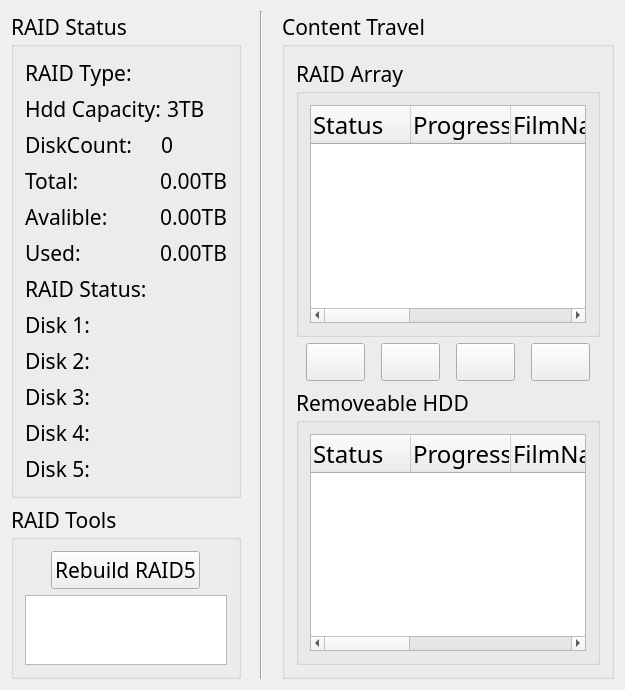
<ui version="4.0" >
 <class>RaidClass</class>
 <widget class="QWidget" name="RaidClass" >
  <property name="geometry" >
   <rect>
    <x>0</x>
    <y>0</y>
    <width>625</width>
    <height>646</height>
   </rect>
  </property>
  <property name="windowTitle" >
   <string>Raid</string>
  </property>
  <layout class="QHBoxLayout" name="horizontalLayout_12" >
   <item>
    <layout class="QVBoxLayout" name="verticalLayout_2" >
     <item>
      <widget class="QGroupBox" name="groupBox" >
       <property name="maximumSize" >
        <size>
         <width>230</width>
         <height>16777215</height>
        </size>
       </property>
       <property name="font" >
        <font>
         <family>Book Antiqua</family>
         <pointsize>16</pointsize>
         <weight>50</weight>
         <italic>false</italic>
         <bold>false</bold>
         <underline>false</underline>
         <strikeout>false</strikeout>
        </font>
       </property>
       <property name="title" >
        <string>RAID Status</string>
       </property>
       <layout class="QHBoxLayout" name="horizontalLayout_5" >
        <item>
         <layout class="QVBoxLayout" name="verticalLayout" >
          <item>
           <layout class="QHBoxLayout" name="horizontalLayout_4" >
            <item>
             <widget class="QLabel" name="label_7" >
              <property name="minimumSize" >
               <size>
                <width>130</width>
                <height>0</height>
               </size>
              </property>
              <property name="text" >
               <string>RAID Type:</string>
              </property>
             </widget>
            </item>
            <item>
             <widget class="QLabel" name="label_6" />
            </item>
           </layout>
          </item>
          <item>
           <layout class="QHBoxLayout" name="horizontalLayout_3" >
            <item>
             <widget class="QLabel" name="label_5" >
              <property name="minimumSize" >
               <size>
                <width>130</width>
                <height>0</height>
               </size>
              </property>
              <property name="text" >
               <string>Hdd Capacity:</string>
              </property>
             </widget>
            </item>
            <item>
             <widget class="QLabel" name="label_4" >
              <property name="text" >
               <string>3TB</string>
              </property>
             </widget>
            </item>
           </layout>
          </item>
          <item>
           <layout class="QHBoxLayout" name="horizontalLayout_2" >
            <item>
             <widget class="QLabel" name="label_3" >
              <property name="minimumSize" >
               <size>
                <width>130</width>
                <height>0</height>
               </size>
              </property>
              <property name="text" >
               <string>DiskCount:</string>
              </property>
             </widget>
            </item>
            <item>
             <widget class="QLabel" name="label_2" >
              <property name="text" >
               <string>0</string>
              </property>
             </widget>
            </item>
           </layout>
          </item>
          <item>
           <layout class="QHBoxLayout" name="horizontalLayout_15" >
            <item>
             <widget class="QLabel" name="label_21" >
              <property name="minimumSize" >
               <size>
                <width>130</width>
                <height>0</height>
               </size>
              </property>
              <property name="text" >
               <string>Total:</string>
              </property>
             </widget>
            </item>
            <item>
             <widget class="QLabel" name="label_20" >
              <property name="text" >
               <string>0.00TB</string>
              </property>
             </widget>
            </item>
           </layout>
          </item>
          <item>
           <layout class="QHBoxLayout" name="horizontalLayout_16" >
            <item>
             <widget class="QLabel" name="label_23" >
              <property name="minimumSize" >
               <size>
                <width>130</width>
                <height>0</height>
               </size>
              </property>
              <property name="text" >
               <string>Avalible:</string>
              </property>
             </widget>
            </item>
            <item>
             <widget class="QLabel" name="label_22" >
              <property name="text" >
               <string>0.00TB</string>
              </property>
             </widget>
            </item>
           </layout>
          </item>
          <item>
           <layout class="QHBoxLayout" name="horizontalLayout_17" >
            <item>
             <widget class="QLabel" name="label_25" >
              <property name="minimumSize" >
               <size>
                <width>130</width>
                <height>0</height>
               </size>
              </property>
              <property name="text" >
               <string>Used:</string>
              </property>
             </widget>
            </item>
            <item>
             <widget class="QLabel" name="label_24" >
              <property name="text" >
               <string>0.00TB</string>
              </property>
             </widget>
            </item>
           </layout>
          </item>
          <item>
           <layout class="QHBoxLayout" name="horizontalLayout_6" >
            <item>
             <widget class="QLabel" name="label_9" >
              <property name="minimumSize" >
               <size>
                <width>130</width>
                <height>0</height>
               </size>
              </property>
              <property name="text" >
               <string>RAID Status:</string>
              </property>
             </widget>
            </item>
            <item>
             <widget class="QLabel" name="label_8" />
            </item>
           </layout>
          </item>
          <item>
           <layout class="QHBoxLayout" name="horizontalLayout_7" >
            <item>
             <widget class="QLabel" name="label_11" >
              <property name="minimumSize" >
               <size>
                <width>130</width>
                <height>0</height>
               </size>
              </property>
              <property name="text" >
               <string>Disk 1:</string>
              </property>
             </widget>
            </item>
            <item>
             <widget class="QLabel" name="label_10" />
            </item>
           </layout>
          </item>
          <item>
           <layout class="QHBoxLayout" name="horizontalLayout_8" >
            <item>
             <widget class="QLabel" name="label_13" >
              <property name="minimumSize" >
               <size>
                <width>130</width>
                <height>0</height>
               </size>
              </property>
              <property name="text" >
               <string>Disk 2:</string>
              </property>
             </widget>
            </item>
            <item>
             <widget class="QLabel" name="label_12" />
            </item>
           </layout>
          </item>
          <item>
           <layout class="QHBoxLayout" name="horizontalLayout_9" >
            <item>
             <widget class="QLabel" name="label_14" >
              <property name="minimumSize" >
               <size>
                <width>130</width>
                <height>0</height>
               </size>
              </property>
              <property name="text" >
               <string>Disk 3:</string>
              </property>
             </widget>
            </item>
            <item>
             <widget class="QLabel" name="label_15" />
            </item>
           </layout>
          </item>
          <item>
           <layout class="QHBoxLayout" name="horizontalLayout_10" >
            <item>
             <widget class="QLabel" name="label_17" >
              <property name="minimumSize" >
               <size>
                <width>130</width>
                <height>0</height>
               </size>
              </property>
              <property name="text" >
               <string>Disk 4:</string>
              </property>
             </widget>
            </item>
            <item>
             <widget class="QLabel" name="label_16" />
            </item>
           </layout>
          </item>
          <item>
           <layout class="QHBoxLayout" name="horizontalLayout_11" >
            <item>
             <widget class="QLabel" name="label_19" >
              <property name="minimumSize" >
               <size>
                <width>130</width>
                <height>0</height>
               </size>
              </property>
              <property name="text" >
               <string>Disk 5:</string>
              </property>
             </widget>
            </item>
            <item>
             <widget class="QLabel" name="label_18" />
            </item>
           </layout>
          </item>
         </layout>
        </item>
       </layout>
      </widget>
     </item>
     <item>
      <widget class="QGroupBox" name="groupBox_2" >
       <property name="maximumSize" >
        <size>
         <width>230</width>
         <height>16777215</height>
        </size>
       </property>
       <property name="font" >
        <font>
         <family>Book Antiqua</family>
         <pointsize>16</pointsize>
         <weight>50</weight>
         <italic>false</italic>
         <bold>false</bold>
         <underline>false</underline>
         <strikeout>false</strikeout>
        </font>
       </property>
       <property name="title" >
        <string>RAID Tools</string>
       </property>
       <layout class="QVBoxLayout" name="verticalLayout_3" >
        <item>
         <layout class="QHBoxLayout" name="horizontalLayout_13" >
          <item>
           <spacer name="horizontalSpacer_2" >
            <property name="orientation" >
             <enum>Qt::Horizontal</enum>
            </property>
            <property name="sizeHint" stdset="0" >
             <size>
              <width>40</width>
              <height>20</height>
             </size>
            </property>
           </spacer>
          </item>
          <item>
           <widget class="QPushButton" name="pushButton" >
            <property name="maximumSize" >
             <size>
              <width>300</width>
              <height>16777215</height>
             </size>
            </property>
            <property name="text" >
             <string>Rebuild RAID5</string>
            </property>
           </widget>
          </item>
          <item>
           <spacer name="horizontalSpacer_3" >
            <property name="orientation" >
             <enum>Qt::Horizontal</enum>
            </property>
            <property name="sizeHint" stdset="0" >
             <size>
              <width>40</width>
              <height>20</height>
             </size>
            </property>
           </spacer>
          </item>
         </layout>
        </item>
        <item>
         <widget class="QTextBrowser" name="textBrowser" >
          <property name="maximumSize" >
           <size>
            <width>300</width>
            <height>800</height>
           </size>
          </property>
         </widget>
        </item>
       </layout>
      </widget>
     </item>
    </layout>
   </item>
   <item>
    <widget class="QLabel" name="label_26" >
     <property name="text" >
      <string/>
     </property>
    </widget>
   </item>
   <item>
    <widget class="Line" name="line" >
     <property name="orientation" >
      <enum>Qt::Vertical</enum>
     </property>
    </widget>
   </item>
   <item>
    <widget class="QLabel" name="label" >
     <property name="text" >
      <string/>
     </property>
    </widget>
   </item>
   <item>
    <widget class="QGroupBox" name="groupBox_3" >
     <property name="font" >
      <font>
       <family>Book Antiqua</family>
       <pointsize>16</pointsize>
       <weight>50</weight>
       <italic>false</italic>
       <bold>false</bold>
       <underline>false</underline>
       <strikeout>false</strikeout>
      </font>
     </property>
     <property name="title" >
      <string>Content Travel</string>
     </property>
     <layout class="QVBoxLayout" name="verticalLayout_4" >
      <item>
       <widget class="QGroupBox" name="groupBox_4" >
        <property name="title" >
         <string>RAID Array</string>
        </property>
        <layout class="QVBoxLayout" name="verticalLayout_6" >
         <item>
          <widget class="QTreeWidget" name="treeWidget_HDD_info" >
           <property name="font" >
            <font>
             <family>Book Antiqua</family>
             <pointsize>18</pointsize>
             <weight>50</weight>
             <italic>false</italic>
             <bold>false</bold>
             <underline>false</underline>
             <strikeout>false</strikeout>
            </font>
           </property>
           <property name="rootIsDecorated" >
            <bool>false</bool>
           </property>
           <column>
            <property name="text" >
             <string>Status</string>
            </property>
           </column>
           <column>
            <property name="text" >
             <string>Progress</string>
            </property>
           </column>
           <column>
            <property name="text" >
             <string>FilmName</string>
            </property>
           </column>
           <column>
            <property name="text" >
             <string>RecvTime</string>
            </property>
           </column>
           <column>
            <property name="text" >
             <string>2D/3D</string>
            </property>
           </column>
           <column>
            <property name="text" >
             <string>FilmLength</string>
            </property>
           </column>
           <column>
            <property name="text" >
             <string>RecvSegment</string>
            </property>
           </column>
           <column>
            <property name="text" >
             <string>TotalSegment</string>
            </property>
           </column>
          </widget>
         </item>
        </layout>
       </widget>
      </item>
      <item>
       <layout class="QHBoxLayout" name="horizontalLayout_14" >
        <item>
         <spacer name="horizontalSpacer_4" >
          <property name="orientation" >
           <enum>Qt::Horizontal</enum>
          </property>
          <property name="sizeHint" stdset="0" >
           <size>
            <width>40</width>
            <height>20</height>
           </size>
          </property>
         </spacer>
        </item>
        <item>
         <widget class="QPushButton" name="pushButton_4" >
          <property name="icon" >
           <iconset resource="cinecastui.qrc" >
            <normaloff>:/CineCastUi/Resources/Reflash.png</normaloff>:/CineCastUi/Resources/Reflash.png</iconset>
          </property>
          <property name="iconSize" >
           <size>
            <width>32</width>
            <height>32</height>
           </size>
          </property>
         </widget>
        </item>
        <item>
         <spacer name="horizontalSpacer" >
          <property name="orientation" >
           <enum>Qt::Horizontal</enum>
          </property>
          <property name="sizeHint" stdset="0" >
           <size>
            <width>40</width>
            <height>20</height>
           </size>
          </property>
         </spacer>
        </item>
        <item>
         <widget class="QPushButton" name="pushButton_3" >
          <property name="icon" >
           <iconset resource="cinecastui.qrc" >
            <normaloff>:/CineCastUi/Resources/up.png</normaloff>:/CineCastUi/Resources/up.png</iconset>
          </property>
          <property name="iconSize" >
           <size>
            <width>32</width>
            <height>32</height>
           </size>
          </property>
         </widget>
        </item>
        <item>
         <spacer name="horizontalSpacer_6" >
          <property name="orientation" >
           <enum>Qt::Horizontal</enum>
          </property>
          <property name="sizeHint" stdset="0" >
           <size>
            <width>40</width>
            <height>20</height>
           </size>
          </property>
         </spacer>
        </item>
        <item>
         <widget class="QPushButton" name="pushButton_2" >
          <property name="icon" >
           <iconset resource="cinecastui.qrc" >
            <normaloff>:/CineCastUi/Resources/down.png</normaloff>:/CineCastUi/Resources/down.png</iconset>
          </property>
          <property name="iconSize" >
           <size>
            <width>32</width>
            <height>32</height>
           </size>
          </property>
         </widget>
        </item>
        <item>
         <spacer name="horizontalSpacer_5" >
          <property name="orientation" >
           <enum>Qt::Horizontal</enum>
          </property>
          <property name="sizeHint" stdset="0" >
           <size>
            <width>40</width>
            <height>20</height>
           </size>
          </property>
         </spacer>
        </item>
        <item>
         <widget class="QPushButton" name="pushButton_5" >
          <property name="icon" >
           <iconset resource="cinecastui.qrc" >
            <normaloff>:/CineCastUi/Resources/delete.png</normaloff>:/CineCastUi/Resources/delete.png</iconset>
          </property>
          <property name="iconSize" >
           <size>
            <width>32</width>
            <height>32</height>
           </size>
          </property>
         </widget>
        </item>
        <item>
         <spacer name="horizontalSpacer_7" >
          <property name="orientation" >
           <enum>Qt::Horizontal</enum>
          </property>
          <property name="sizeHint" stdset="0" >
           <size>
            <width>40</width>
            <height>20</height>
           </size>
          </property>
         </spacer>
        </item>
       </layout>
      </item>
      <item>
       <widget class="QGroupBox" name="groupBox_5" >
        <property name="title" >
         <string>Removeable HDD</string>
        </property>
        <layout class="QVBoxLayout" name="verticalLayout_5" >
         <item>
          <widget class="QTreeWidget" name="treeWidget_HDD_info_2" >
           <property name="font" >
            <font>
             <family>Book Antiqua</family>
             <pointsize>18</pointsize>
             <weight>50</weight>
             <italic>false</italic>
             <bold>false</bold>
             <underline>false</underline>
             <strikeout>false</strikeout>
            </font>
           </property>
           <property name="rootIsDecorated" >
            <bool>false</bool>
           </property>
           <column>
            <property name="text" >
             <string>Status</string>
            </property>
           </column>
           <column>
            <property name="text" >
             <string>Progress</string>
            </property>
           </column>
           <column>
            <property name="text" >
             <string>FilmName</string>
            </property>
           </column>
           <column>
            <property name="text" >
             <string>RecvTime</string>
            </property>
           </column>
           <column>
            <property name="text" >
             <string>2D/3D</string>
            </property>
           </column>
           <column>
            <property name="text" >
             <string>FilmLength</string>
            </property>
           </column>
           <column>
            <property name="text" >
             <string>RecvSegment</string>
            </property>
           </column>
           <column>
            <property name="text" >
             <string>TotalSegment</string>
            </property>
           </column>
          </widget>
         </item>
        </layout>
       </widget>
      </item>
     </layout>
    </widget>
   </item>
  </layout>
 </widget>
 <layoutdefault spacing="6" margin="11" />
 <resources>
  <include location="cinecastui.qrc" />
 </resources>
 <connections/>
</ui>
